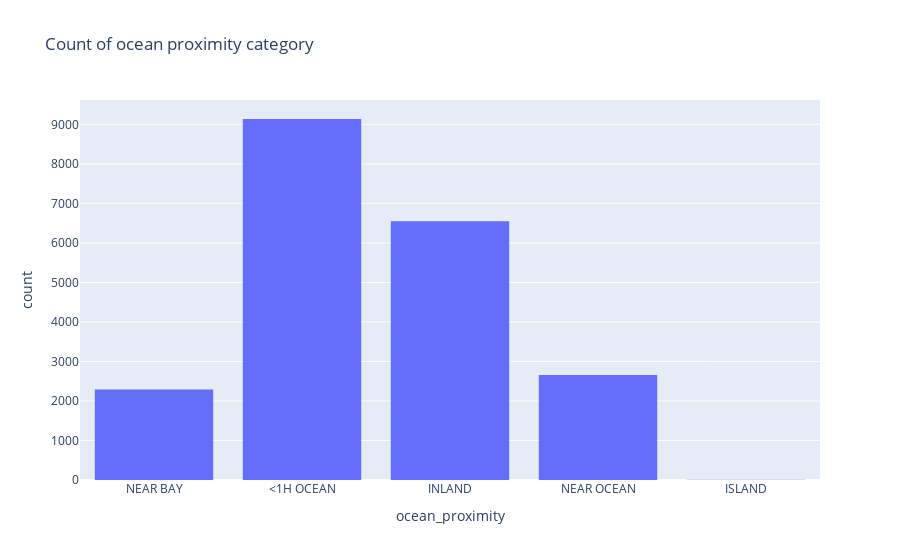

Notebook code cell kept with this figure:
### Code cell
px.histogram(df, x='ocean_proximity', title='Count of ocean proximity category')

### Figure 1 — Plotly figure (JSON) as saved in the notebook; plotly's stock layout.template omitted (floating-point values rounded to 4 significant figures; data arrays with more than 128 entries replaced by an {"elided": "..."} marker saying what was removed)
{"data": [{"alignmentgroup": "True", "bingroup": "x", "hovertemplate": "ocean_proximity=%{x}<br>count=%{y}<extra></extra>", "legendgroup": "", "marker": {"color": "#636efa", "pattern": {"shape": ""}}, "name": "", "offsetgroup": "", "orientation": "v", "showlegend": false, "type": "histogram", "x": {"elided": "20640 str values"}, "xaxis": "x", "yaxis": "y"}], "layout": {"barmode": "relative", "legend": {"tracegroupgap": 0}, "title": {"text": "Count of ocean proximity category"}, "xaxis": {"anchor": "y", "domain": [0, 1], "title": {"text": "ocean_proximity"}}, "yaxis": {"anchor": "x", "domain": [0, 1], "title": {"text": "count"}}}}
